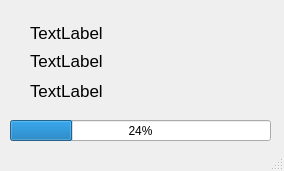
<?xml version="1.0" encoding="UTF-8"?>
<ui version="4.0">
 <class>MainWindow</class>
 <widget class="QMainWindow" name="MainWindow">
  <property name="geometry">
   <rect>
    <x>0</x>
    <y>0</y>
    <width>284</width>
    <height>171</height>
   </rect>
  </property>
  <property name="windowTitle">
   <string>Рейтинг абитуриентов</string>
  </property>
  <widget class="QWidget" name="centralwidget">
   <widget class="QProgressBar" name="progressBar">
    <property name="geometry">
     <rect>
      <x>10</x>
      <y>120</y>
      <width>261</width>
      <height>21</height>
     </rect>
    </property>
    <property name="value">
     <number>24</number>
    </property>
   </widget>
   <widget class="QLabel" name="label">
    <property name="geometry">
     <rect>
      <x>30</x>
      <y>20</y>
      <width>191</width>
      <height>25</height>
     </rect>
    </property>
    <property name="font">
     <font>
      <pointsize>13</pointsize>
     </font>
    </property>
    <property name="text">
     <string>TextLabel</string>
    </property>
   </widget>
   <widget class="QLabel" name="label_2">
    <property name="geometry">
     <rect>
      <x>30</x>
      <y>50</y>
      <width>171</width>
      <height>21</height>
     </rect>
    </property>
    <property name="font">
     <font>
      <pointsize>13</pointsize>
     </font>
    </property>
    <property name="text">
     <string>TextLabel</string>
    </property>
   </widget>
   <widget class="QLabel" name="label_3">
    <property name="geometry">
     <rect>
      <x>30</x>
      <y>80</y>
      <width>211</width>
      <height>21</height>
     </rect>
    </property>
    <property name="font">
     <font>
      <pointsize>13</pointsize>
     </font>
    </property>
    <property name="text">
     <string>TextLabel</string>
    </property>
   </widget>
  </widget>
  <widget class="QStatusBar" name="statusbar"/>
 </widget>
 <resources/>
 <connections/>
</ui>
